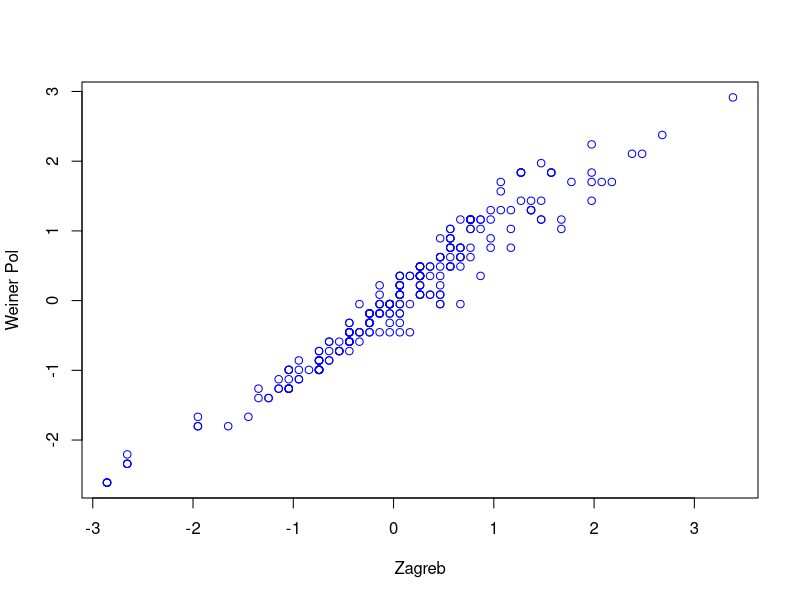
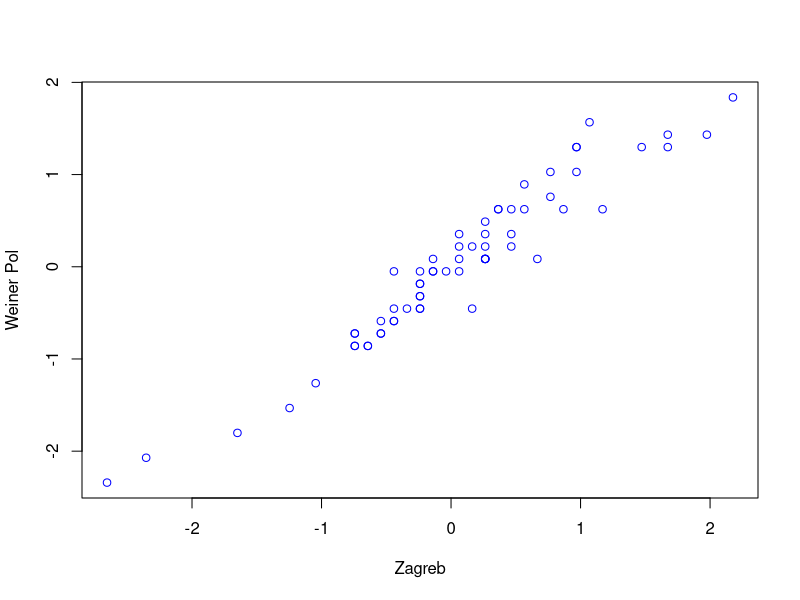

Write R code to recreate these figures, in order. (Note: this script raises an error after producing the figures.)
####################################
# Farhan Rahman                    #
# http://github.com/frh02          #
####################################
# Importing libraries
library(datasets) # Contains the Iris data set
library(caret) # Package for machine learning algorithms / CARET stands for Classification And REgression Training

# Importing the Iris data set
data(dhfr)

# Check to see if there are missing data?
sum(is.na(dhfr))

# To achieve reproducible model; set the random seed number
set.seed(100)

# Performs stratified random split of the data set
TrainingIndex <- createDataPartition(dhfr$Y, p=0.8, list = FALSE)
TrainingSet <- dhfr[TrainingIndex,] # Training Set
TestingSet <- dhfr[-TrainingIndex,] # Test Set

# Compare scatter plot of the 80 and 20 data subsets

plot(TrainingSet$moe2D_zagreb, TrainingSet$moe2D_weinerPol, col ="blue", 
     xlab = "Zagreb", ylab = "Weiner Pol")

plot(TestingSet$moe2D_zagreb, TestingSet$moe2D_weinerPol, col ="blue", 
     xlab = "Zagreb", ylab = "Weiner Pol")


###############################
# SVM model (polynomial kernel)

# Build Training model
Model <- train(Y ~ ., data = TrainingSet,
               method = "svmPoly",
               na.action = na.omit,
               preProcess=c("scale","center"),
               trControl= trainControl(method="none"),
               tuneGrid = data.frame(degree=1,scale=1,C=1)
)

# Build CV model
Model.cv <- train(Y ~ ., data = TrainingSet,
                  method = "svmPoly",
                  na.action = na.omit,
                  preProcess=c("scale","center"),
                  trControl= trainControl(method="cv", number=10),
                  tuneGrid = data.frame(degree=1,scale=1,C=1)
)


# Apply model for prediction
Model.training <-predict(Model, TrainingSet) # Apply model to make prediction on Training set
Model.testing <-predict(Model, TestingSet) # Apply model to make prediction on Testing set
Model.cv <-predict(Model.cv, TrainingSet) # Perform cross-validation

# Model performance (Displays confusion matrix and statistics)
Model.training.confusion <-confusionMatrix(Model.training, TrainingSet$Y)
Model.testing.confusion <-confusionMatrix(Model.testing, TestingSet$Y)
Model.cv.confusion <-confusionMatrix(Model.cv, TrainingSet$Y)

print(Model.training.confusion)
print(Model.testing.confusion)
print(Model.cv.confusion)

# Feature importance
Importance <- varImp(Model)
plot(Importance, top = 25)
plot(Importance, col = "red")
